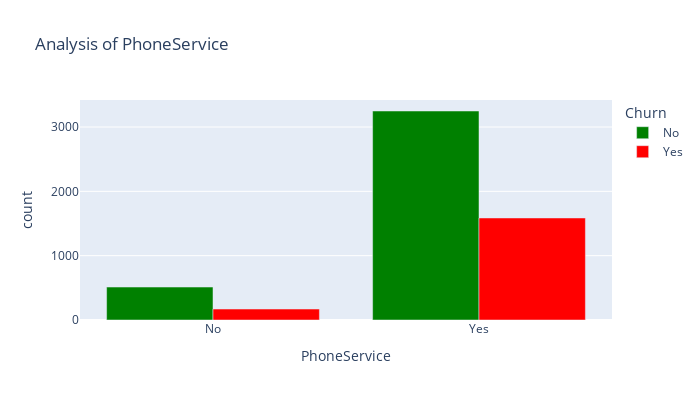
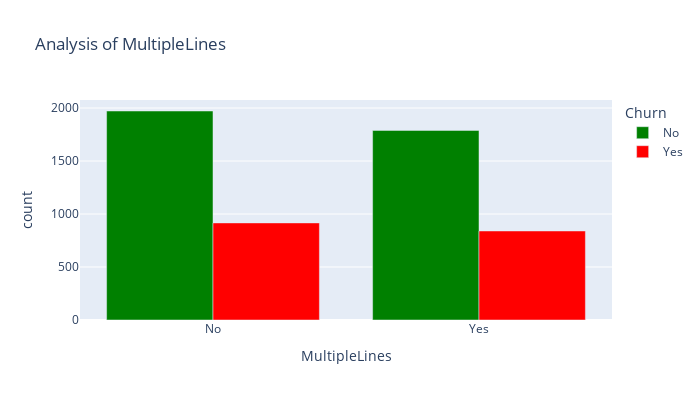
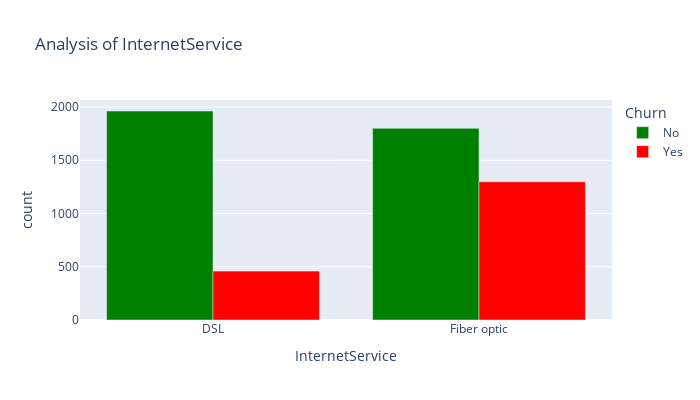

The notebook cell saved with these charts, in order:
### Markdown cell above
<h3>Now for the analysis on customers based on the services they signed up for: </h3>

### Code cell
bar('PhoneService')
bar('MultipleLines')
bar('InternetService')
bar('OnlineSecurity')
bar('OnlineBackup')
bar('DeviceProtection')
bar('TechSupport')
bar('StreamingTV')
bar('StreamingMovies')

### Figure 1 — Plotly figure (JSON) as saved in the notebook; plotly's stock layout.template omitted (floating-point values rounded to 4 significant figures)
{"data": [{"alignmentgroup": "True", "hovertemplate": "Churn=No<br>PhoneService=%{x}<br>count=%{y}<extra></extra>", "legendgroup": "No", "marker": {"color": "Green", "pattern": {"shape": ""}}, "name": "No", "offsetgroup": "No", "orientation": "v", "showlegend": true, "textposition": "auto", "type": "bar", "x": ["No", "Yes"], "xaxis": "x", "y": [512, 3249], "yaxis": "y"}, {"alignmentgroup": "True", "hovertemplate": "Churn=Yes<br>PhoneService=%{x}<br>count=%{y}<extra></extra>", "legendgroup": "Yes", "marker": {"color": "Red", "pattern": {"shape": ""}}, "name": "Yes", "offsetgroup": "Yes", "orientation": "v", "showlegend": true, "textposition": "auto", "type": "bar", "x": ["No", "Yes"], "xaxis": "x", "y": [170, 1586], "yaxis": "y"}], "layout": {"barmode": "group", "height": 400, "legend": {"title": {"text": "Churn"}, "tracegroupgap": 0}, "title": {"text": "Analysis of PhoneService"}, "width": 700, "xaxis": {"anchor": "y", "domain": [0, 1], "title": {"text": "PhoneService"}}, "yaxis": {"anchor": "x", "domain": [0, 1], "title": {"text": "count"}}}}

### Figure 2 — Plotly figure (JSON) as saved in the notebook; plotly's stock layout.template omitted (floating-point values rounded to 4 significant figures)
{"data": [{"alignmentgroup": "True", "hovertemplate": "Churn=No<br>MultipleLines=%{x}<br>count=%{y}<extra></extra>", "legendgroup": "No", "marker": {"color": "Green", "pattern": {"shape": ""}}, "name": "No", "offsetgroup": "No", "orientation": "v", "showlegend": true, "textposition": "auto", "type": "bar", "x": ["No", "Yes"], "xaxis": "x", "y": [1972, 1789], "yaxis": "y"}, {"alignmentgroup": "True", "hovertemplate": "Churn=Yes<br>MultipleLines=%{x}<br>count=%{y}<extra></extra>", "legendgroup": "Yes", "marker": {"color": "Red", "pattern": {"shape": ""}}, "name": "Yes", "offsetgroup": "Yes", "orientation": "v", "showlegend": true, "textposition": "auto", "type": "bar", "x": ["No", "Yes"], "xaxis": "x", "y": [916, 840], "yaxis": "y"}], "layout": {"barmode": "group", "height": 400, "legend": {"title": {"text": "Churn"}, "tracegroupgap": 0}, "title": {"text": "Analysis of MultipleLines"}, "width": 700, "xaxis": {"anchor": "y", "domain": [0, 1], "title": {"text": "MultipleLines"}}, "yaxis": {"anchor": "x", "domain": [0, 1], "title": {"text": "count"}}}}

### Figure 3 — Plotly figure (JSON) as saved in the notebook; plotly's stock layout.template omitted (floating-point values rounded to 4 significant figures)
{"data": [{"alignmentgroup": "True", "hovertemplate": "Churn=No<br>InternetService=%{x}<br>count=%{y}<extra></extra>", "legendgroup": "No", "marker": {"color": "Green", "pattern": {"shape": ""}}, "name": "No", "offsetgroup": "No", "orientation": "v", "showlegend": true, "textposition": "auto", "type": "bar", "x": ["DSL", "Fiber optic"], "xaxis": "x", "y": [1962, 1799], "yaxis": "y"}, {"alignmentgroup": "True", "hovertemplate": "Churn=Yes<br>InternetService=%{x}<br>count=%{y}<extra></extra>", "legendgroup": "Yes", "marker": {"color": "Red", "pattern": {"shape": ""}}, "name": "Yes", "offsetgroup": "Yes", "orientation": "v", "showlegend": true, "textposition": "auto", "type": "bar", "x": ["DSL", "Fiber optic"], "xaxis": "x", "y": [459, 1297], "yaxis": "y"}], "layout": {"barmode": "group", "height": 400, "legend": {"title": {"text": "Churn"}, "tracegroupgap": 0}, "title": {"text": "Analysis of InternetService"}, "width": 700, "xaxis": {"anchor": "y", "domain": [0, 1], "title": {"text": "InternetService"}}, "yaxis": {"anchor": "x", "domain": [0, 1], "title": {"text": "count"}}}}
